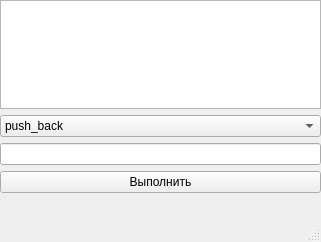
<?xml version="1.0" encoding="UTF-8"?>
<ui version="4.0">
 <class>MainWindow</class>
 <widget class="QMainWindow" name="MainWindow">
  <property name="geometry">
   <rect>
    <x>0</x>
    <y>0</y>
    <width>321</width>
    <height>242</height>
   </rect>
  </property>
  <property name="windowTitle">
   <string>MainWindow</string>
  </property>
  <widget class="QWidget" name="centralwidget">
   <widget class="QWidget" name="verticalLayoutWidget">
    <property name="geometry">
     <rect>
      <x>0</x>
      <y>0</y>
      <width>321</width>
      <height>193</height>
     </rect>
    </property>
    <layout class="QVBoxLayout" name="verticalLayout">
     <item>
      <widget class="QTextEdit" name="textEdit"/>
     </item>
     <item>
      <widget class="QComboBox" name="comboBox">
       <item>
        <property name="text">
         <string>push_back</string>
        </property>
       </item>
       <item>
        <property name="text">
         <string>push_front</string>
        </property>
       </item>
       <item>
        <property name="text">
         <string>pop_back</string>
        </property>
       </item>
       <item>
        <property name="text">
         <string>pop_front</string>
        </property>
       </item>
       <item>
        <property name="text">
         <string>size</string>
        </property>
       </item>
       <item>
        <property name="text">
         <string>empty</string>
        </property>
       </item>
       <item>
        <property name="text">
         <string>clear</string>
        </property>
       </item>
      </widget>
     </item>
     <item>
      <widget class="QLineEdit" name="lineEdit"/>
     </item>
     <item>
      <widget class="QPushButton" name="pushButton">
       <property name="text">
        <string>Выполнить</string>
       </property>
      </widget>
     </item>
    </layout>
   </widget>
  </widget>
  <widget class="QMenuBar" name="menubar">
   <property name="geometry">
    <rect>
     <x>0</x>
     <y>0</y>
     <width>321</width>
     <height>25</height>
    </rect>
   </property>
  </widget>
  <widget class="QStatusBar" name="statusbar"/>
 </widget>
 <resources/>
 <connections/>
</ui>
